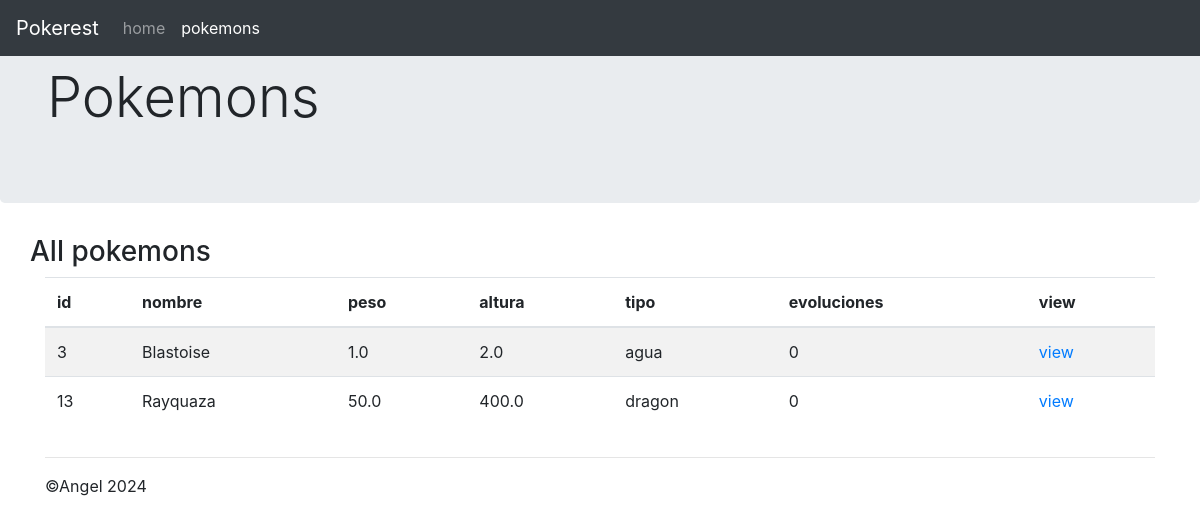
/pokemons/index.php, run on the app's committed database.
### tables this page shows
CREATE TABLE `pokemons` (
  `id` int NOT NULL,
  `nombre` varchar(150) NOT NULL,
  `peso` decimal(10,1) NOT NULL,
  `altura` decimal(10,1) NOT NULL,
  `tipo` enum('fuego','agua','volador','tierra','dragon','hada','roca','bicho','fantasma','siniestro','lucha','normal','electrico','psiquico','planta','hielo','acero','veneno') NOT NULL,
  `evoluciones` int NOT NULL
);

### pokemons/index.php (the view, shortened to what this page needs)
<?php
try {
    $connection = new PDO(
        'mysql:host=localhost;dbname=pokemon_php_database',
        'dbroot',
        'dbroot',
        array(
            PDO::ATTR_PERSISTENT => true,
            PDO::MYSQL_ATTR_INIT_COMMAND => 'set names utf8'
        )
    );
} catch (PDOException $e) {
    var_dump($connection);
}
$sql = 'select * from pokemons order by id';
try {
    $sentence = $connection->prepare($sql);
    $sentence->execute();
} catch (PDOException $e) {
    header('Location:..');
    exit;
}
?>
<!doctype html>
<html>
<head>
    <link rel="stylesheet" href="https://maxcdn.bootstrapcdn.com/bootstrap/4.0.0/css/bootstrap.min.css">
</head>
<body>
    <nav class="navbar navbar-expand-md navbar-dark fixed-top bg-dark">
        <a class="navbar-brand" href="..">Pokerest</a>
        <div class="collapse navbar-collapse">
            <ul class="navbar-nav mr-auto">
                <li class="nav-item">
                    <a class="nav-link" href="..">home</a>
                </li>
                <li class="nav-item active">
                    <a class="nav-link" href="./">pokemons</a>
                </li>
            </ul>
        </div>
    </nav>
    <main role="main">
        <div class="jumbotron">
            <div class="container">
                <h4 class="display-4">Pokemons</h4>
            </div>
        </div>
        <div class="container">
            <div class="row">
                <h3>All pokemons</h3>
            </div>
            <table class="table table-striped table-hover" id="tablaProducto">
                <thead>
                    <tr>
                        <?php
                        $sql_table_header = "SHOW COLUMNS FROM pokemons";
                        $header_sentence = $connection->prepare($sql_table_header);
                        $header_sentence->execute();
                        $header_array = [];
                        while ($header_name = $header_sentence->fetch()) {
                            echo '<th>' . $header_name['Field'] . '</th>';
                            array_push($header_array, $header_name['Field']);
                        }
                        ?>
                        <th>view</th>
                    </tr>
                </thead>
                <tbody>
                    <?php
                    while ($fila = $sentence->fetch()) {
                    ?>
                        <tr>
                            <?php
                            foreach ($header_array as $columna) {
                                echo '<td>' . $fila[$columna] . '</td>';
                            }
                            ?>
                            <td><a href="./view.php?id=<?= $fila['id']?>">view</a></td>
                        </tr>
                    <?php
                    }
                    ?>
                </tbody>
            </table>
            <hr>
        </div>
    </main>
    <footer class="container">
        <p>&copy;Angel 2024</p>
    </footer>
</body>
</html>

### data on the page
pokemons: id "3", nombre "Blastoise", peso "1.0", altura "2.0", tipo "agua", evoluciones "0"
pokemons: id "13", nombre "Rayquaza", peso "50.0", altura "400.0", tipo "dragon", evoluciones "0"

### other printed values
$header_name['Field'] "id"
$header_name['Field'] "nombre"
$header_name['Field'] "peso"
$header_name['Field'] "altura"
$header_name['Field'] "tipo"
$header_name['Field'] "evoluciones"
